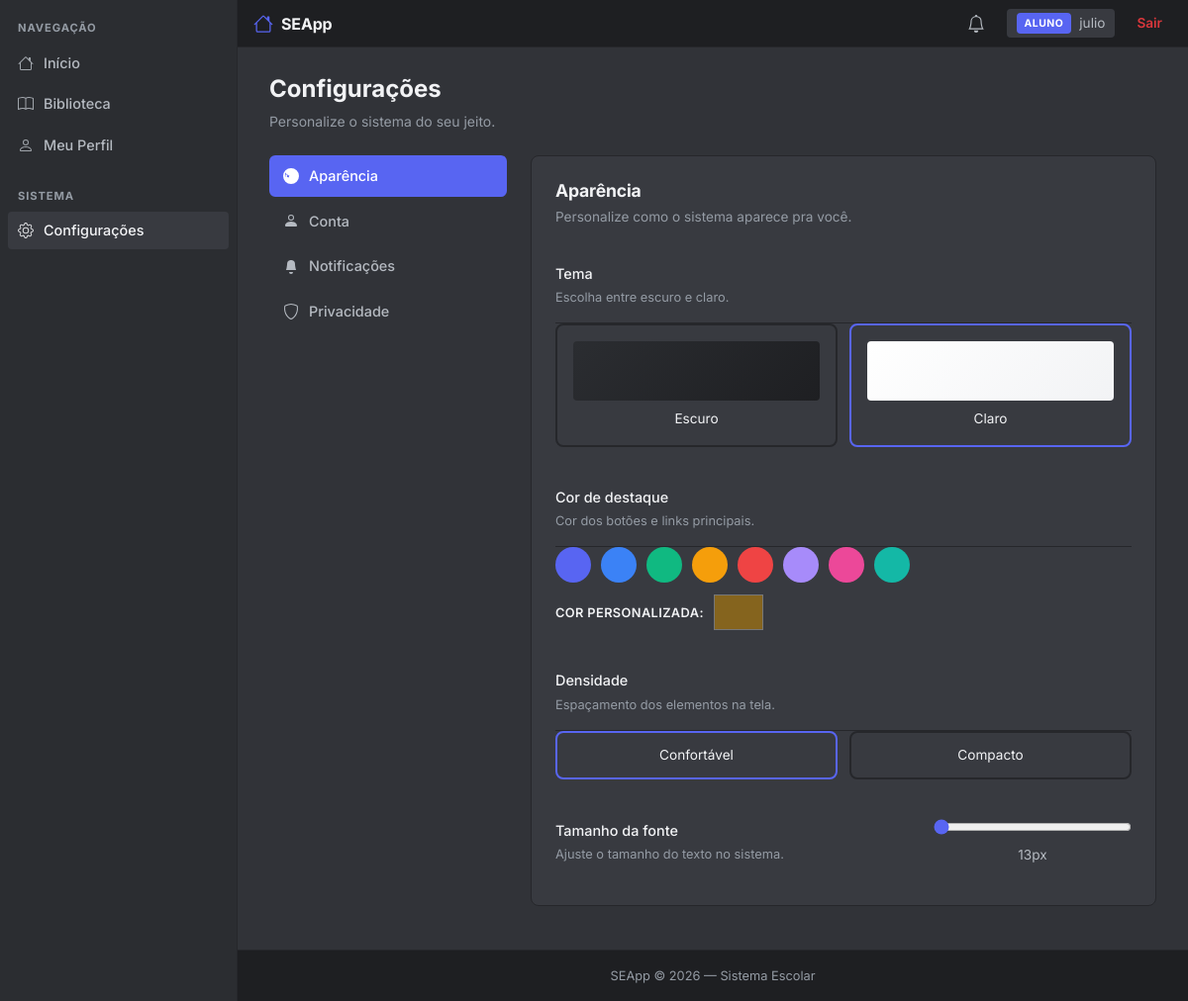
/configuracoes (signed in), run on the app's committed database.
### app/models/usuario.py (models this page shows, shortened)
class Usuario(db.Model):
    __tablename__ = 'usuarios'
    id = db.Column(db.Integer, primary_key=True)
    nome = db.Column(db.String(100), nullable=False)
    email = db.Column(db.String(120), unique=True, nullable=False)
    senha = db.Column(db.String(255), nullable=False)
    tipo = db.Column(db.String(20), nullable=False, default='aluno')
    foto = db.Column(db.String(200), nullable=True)
    criado_em = db.Column(db.DateTime, default=datetime.utcnow)
    @property
    def senha_criptografada(self):
        return self.senha

### app/models/configuracao.py (models this page shows, shortened)
class Configuracao(db.Model):
    __tablename__ = 'configuracoes'
    id = db.Column(db.Integer, primary_key=True)
    usuario_id = db.Column(db.Integer, db.ForeignKey('usuarios.id'), unique=True, nullable=False)
    tema = db.Column(db.String(20), default='escuro')          # escuro, claro
    cor_destaque = db.Column(db.String(20), default='#5865F2') # HEX
    densidade = db.Column(db.String(20), default='confortavel')# compacto, confortavel
    sidebar_recolhida = db.Column(db.Boolean, default=False)
    fonte = db.Column(db.String(30), default='Inter')          # Inter, Roboto, System
    tamanho_fonte = db.Column(db.Integer, default=15)          # 13 a 18
    notif_emprestimo = db.Column(db.Boolean, default=True)
    notif_nota = db.Column(db.Boolean, default=True)
    notif_falta = db.Column(db.Boolean, default=True)
    perfil_publico = db.Column(db.Boolean, default=False)
    atualizado_em = db.Column(db.DateTime, default=datetime.utcnow, onupdate=datetime.utcnow)
    usuario = db.relationship('Usuario', backref='configuracao', uselist=False, lazy=True)

### app/routes/configuracoes.py (the view)
@configuracoes_bp.route("/configuracoes")
def index():
    if 'usuario_id' not in session:
        return redirect(url_for('auth.login'))
    usuario_id = session.get('usuario_id')
    usuario = Usuario.query.get(usuario_id)
    config = get_config(usuario_id)
    return render_template(
        "configuracoes/index.html",
        usuario=usuario,
        config=config
    )

### app/routes/configuracoes.py (called while the page is built)
def get_config(usuario_id):
    config = Configuracao.query.filter_by(usuario_id=usuario_id).first()
    if not config:
        config = Configuracao(usuario_id=usuario_id)
        db.session.add(config)
        db.session.commit()
    return config

### templates/configuracoes/index.html (shortened to what this page needs)
{% extends 'base.html' %}
{% block content %}
<link rel="stylesheet" href="{{ url_for('static', filename='css/configuracoes.css') }}">
<div class="page-title">Configurações</div>
<div class="page-subtitle">Personalize o sistema do seu jeito.</div>
<div class="config-layout">
    <aside class="config-sidebar">
        <button class="config-tab active" onclick="abrirAba('aparencia', this)">
            Aparência
        </button>
        <button class="config-tab" onclick="abrirAba('conta', this)">
            <svg xmlns="http://www.w3.org/2000/svg" width="16" height="16" fill="currentColor" viewBox="0 0 16 16">
                <path d="M8 8a3 3 0 1 0 0-6 3 3 0 0 0 0 6Zm2-3a2 2 0 1 1-4 0 2 2 0 0 1 4 0Zm4 8c0 1-1 1-1 1H3s-1 0-1-1 1-4 6-4 6 3 6 4Z"/>
            </svg>
            Conta
        </button>
        <button class="config-tab" onclick="abrirAba('notificacoes', this)">
            Notificações
        </button>
        <button class="config-tab" onclick="abrirAba('privacidade', this)">
            Privacidade
        </button>
    </aside>
    <div class="config-content">
        <div class="config-section active" id="section-aparencia">
            <div class="config-panel">
                <h3>Aparência</h3>
                <p class="panel-desc">Personalize como o sistema aparece pra você.</p>
                <div class="config-row">
                    <div>
                        <div class="config-row-label">Tema</div>
                        <div class="config-row-desc">Escolha entre escuro e claro.</div>
                    </div>
                </div>
                <div class="theme-options" style="margin-bottom: 24px;">
                    <div class="theme-option {% if config.tema == 'escuro' %}selected{% endif %}" data-tema="escuro">
                        <div class="theme-preview escuro"></div>
                        <div style="font-size: 0.85rem; color: var(--text);">Escuro</div>
                    </div>
                    <div class="theme-option {% if config.tema == 'claro' %}selected{% endif %}" data-tema="claro">
                        <div class="theme-preview claro"></div>
                        <div style="font-size: 0.85rem; color: var(--text);">Claro</div>
                    </div>
                </div>
                <div class="config-row">
                    <div>
                        <div class="config-row-label">Cor de destaque</div>
                        <div class="config-row-desc">Cor dos botões e links principais.</div>
                    </div>
                </div>
                <div class="color-palette" id="paletaCores" style="margin-bottom: 12px;">
                    <div class="color-option {% if config.cor_destaque == '#5865F2' %}selected{% endif %}" style="background: #5865F2;" data-cor="#5865F2"></div>
                    <div class="color-option {% if config.cor_destaque == '#3B82F6' %}selected{% endif %}" style="background: #3B82F6;" data-cor="#3B82F6"></div>
                    <div class="color-option {% if config.cor_destaque == '#10B981' %}selected{% endif %}" style="background: #10B981;" data-cor="#10B981"></div>
                    <div class="color-option {% if config.cor_destaque == '#F59E0B' %}selected{% endif %}" style="background: #F59E0B;" data-cor="#F59E0B"></div>
                    <div class="color-option {% if config.cor_destaque == '#EF4444' %}selected{% endif %}" style="background: #EF4444;" data-cor="#EF4444"></div>
                    <div class="color-option {% if config.cor_destaque == '#A78BFA' %}selected{% endif %}" style="background: #A78BFA;" data-cor="#A78BFA"></div>
                    <div class="color-option {% if config.cor_destaque == '#EC4899' %}selected{% endif %}" style="background: #EC4899;" data-cor="#EC4899"></div>
                    <div class="color-option {% if config.cor_destaque == '#14B8A6' %}selected{% endif %}" style="background: #14B8A6;" data-cor="#14B8A6"></div>
                </div>
                <div style="display: flex; gap: 10px; align-items: center;">
                    <label class="form-label" style="margin: 0;">Cor personalizada:</label>
                    <input type="color" id="corCustom" value="{{ config.cor_destaque }}" style="width: 50px; height: 36px; border: none; background: transparent; cursor: pointer;">
                </div>
                <div class="config-row" style="margin-top: 24px;">
                    <div>
                        <div class="config-row-label">Densidade</div>
                        <div class="config-row-desc">Espaçamento dos elementos na tela.</div>
                    </div>
                </div>
                <div class="density-options" style="margin-bottom: 24px;">
                    <div class="density-option {% if config.densidade == 'confortavel' %}selected{% endif %}" data-densidade="confortavel">
                        Confortável
                    </div>
                    <div class="density-option {% if config.densidade == 'compacto' %}selected{% endif %}" data-densidade="compacto">
                        Compacto
                    </div>
                </div>
                <div class="config-row">
                    <div>
                        <div class="config-row-label">Tamanho da fonte</div>
                        <div class="config-row-desc">Ajuste o tamanho do texto no sistema.</div>
                    </div>
                    <div style="width: 200px;">
                        <input type="range" id="tamanhoFonte" min="13" max="18" value="{{ config.tamanho_fonte }}">
                        <div style="text-align: center; font-size: 0.85rem; color: var(--text-2); margin-top: 4px;"><span id="valorFonte">{{ config.tamanho_fonte }}</span>px</div>
                    </div>
                </div>
            </div>
        </div>
    </div>
</div>
{% endblock %}

### templates/components/topbar.html (shortened to what this page needs)
<header class="topbar">
    <a class="topbar-brand" href="{{ url_for('dashboard.index') }}">
        SEApp
    </a>
    <div class="topbar-right">
        <a href="{{ url_for('notificacoes.listar') }}" id="sinoNotificacoes" style="position: relative; display: flex; align-items: center; padding: 6px 10px; border-radius: 4px; color: var(--text-2);" onmouseover="this.style.background='var(--surface)'" onmouseout="this.style.background='transparent'">
        </a>
        <div class="topbar-user">
            <span class="topbar-badge {% if session.get('tipo') in ['admin','diretor'] %}badge-admin{% else %}badge-aluno{% endif %}">
                {{ session.get("tipo", "").upper() }}
            </span>
            <span>{{ session["usuario"] }}</span>
        </div>
        <a href="{{ url_for('auth.logout') }}" class="topbar-logout">Sair</a>
    </div>
</header>

### static/css/style.css (style rules this page uses)
:root { --bg: #313338; --bg-sidebar: #2B2D31; --bg-nav: #1E1F22; --surface: #383A40; --surface-hover: #404248; --border: #26272B; --border-2: #4E5058; --text: #F2F3F5; --text-2: #B5BAC1; --text-3: #949BA4; --primary: #5865F2; --primary-hover: #4752C4; --success: #23A55A; --success-hover: #1E8F4C; --danger: #DA373C; --danger-hover: #A12828; --warning: #F0B232; --warning-hover: #D89E2A; --radius: 8px; --radius-sm: 4px; --shadow: 0 2px 10px rgba(0,0,0,0.2); --shadow-lg: 0 8px 24px rgba(0,0,0,0.4); }
* { margin: 0; padding: 0; box-sizing: border-box; }
html, body { height: 100%; background: var(--bg); }
body { background: var(--bg); color: var(--text); font-family: "Inter", -apple-system, BlinkMacSystemFont, "Segoe UI", Roboto, sans-serif; font-size: 15px; line-height: 1.5; min-height: 100vh; display: flex; flex-direction: column; -webkit-font-smoothing: antialiased; }
.topbar { background: var(--bg-nav); border-bottom: 1px solid var(--border); padding: 8px 16px; display: flex; align-items: center; justify-content: space-between; flex-shrink: 0; height: 48px; }
.topbar-brand { font-size: 1rem; font-weight: 700; color: var(--text); letter-spacing: -0.01em; display: flex; align-items: center; gap: 8px; }
.topbar-right { display: flex; align-items: center; gap: 12px; }
.topbar-user { display: flex; align-items: center; gap: 8px; padding: 4px 10px; border-radius: var(--radius-sm); background: var(--surface); font-size: 0.85rem; color: var(--text-2); }
.topbar-badge { font-size: 0.65rem; font-weight: 700; padding: 3px 8px; border-radius: 4px; letter-spacing: 0.05em; }
.badge-aluno { background: var(--primary); color: white; }
.topbar-logout { color: var(--danger); font-size: 0.85rem; font-weight: 600; padding: 4px 10px; border-radius: var(--radius-sm); transition: background 0.1s; }
h1, h2, h3, h4, h5, h6 { color: var(--text); font-weight: 700; letter-spacing: -0.01em; }
h3 { font-size: 1.1rem; }
p { color: var(--text-2); }
a { text-decoration: none; color: var(--primary); transition: color 0.15s; }
.page-title { font-size: 1.5rem; font-weight: 700; color: var(--text); margin-bottom: 4px; }
.page-subtitle { color: var(--text-3); font-size: 0.875rem; margin-bottom: 24px; }
.form-label { color: var(--text); font-size: 0.8rem; font-weight: 600; margin-bottom: 6px; text-transform: uppercase; letter-spacing: 0.03em; }

### data on the page
Usuario: get "ALUNO", usuario "julio"
Configuracao: cor_destaque "#85641e", tamanho_fonte "13"
